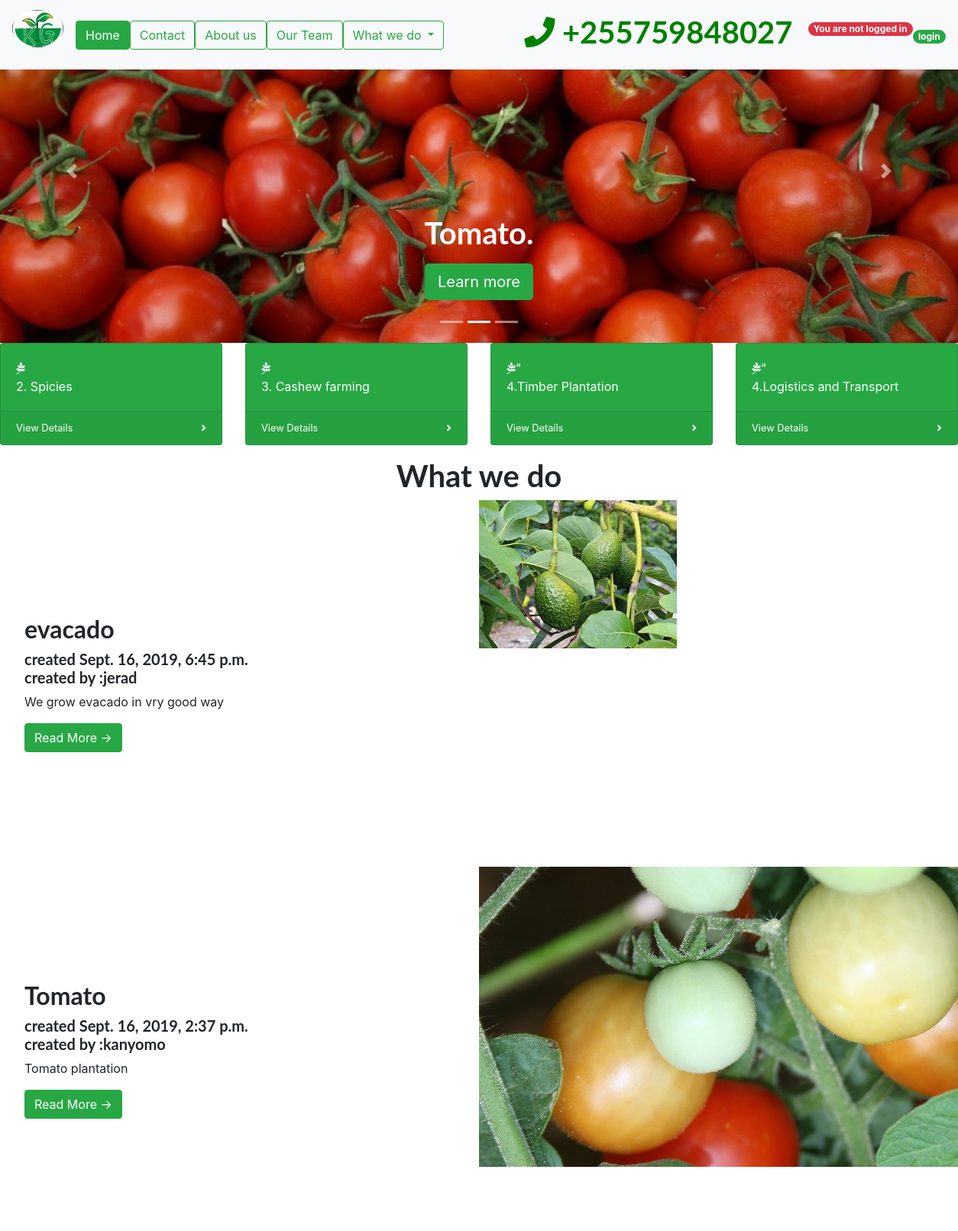
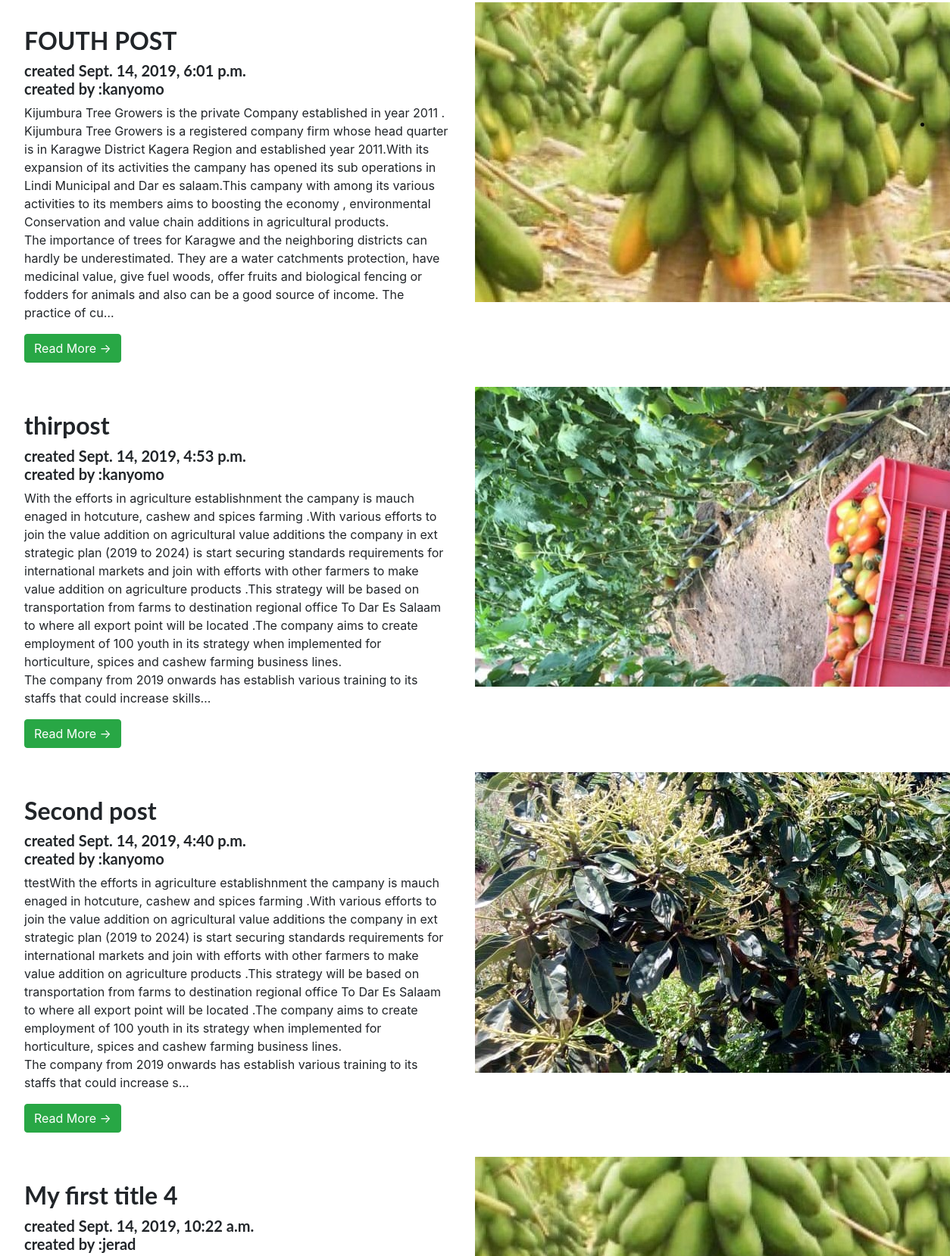
The page / (upper part) on the database its author committed (2 pictures, top to bottom).
### posts/models.py (models this page shows, shortened)
class Post(models.Model):
    title = models.CharField(max_length=200, unique=True)
    slug = models.SlugField(max_length=200, unique=True)
    author = models.ForeignKey(User, on_delete= models.CASCADE,related_name='blog_posts')
    updated_on = models.DateTimeField(auto_now= True)
    content = models.TextField()
    created_on = models.DateTimeField(auto_now_add=True)
    status = models.IntegerField(choices=STATUS, default=0)
    document = models.FileField(upload_to='images/', null=True, blank=True)
    class Meta:
        ordering = ['-created_on']
        verbose_name_plural ="Posts"

### posts/views.py (the view)
# urls.py: path('', HomeView.as_view(), name='home'),
class HomeView(ListView):
    queryset = Post.objects.filter(status=1).order_by('-created_on')
    template_name = 'posts/index.html'
    context_object_name = "post_items"

### posts/templates/posts/index.html
{% extends "posts/base.html" %}
{% block content %}
<section class="showcase">
  <div class="row">
     <div class="col-md-12">
       <h1 style=" text-align: center"> What we do</h1>
     </div>
  </div>
 {% for post in post_items %}
    <div class="container-fluid p-0">
      <div class="row no-gutters">
        <div class="col-lg-6 order-lg-2 text-white showcase-img">
         <img  src="{{ post.document.url}}" alt="{{ post.title }}">
        </div>
        <div class="col-lg-6 order-lg-1 my-auto showcase-text">
          <h2>{{post.title}}</h2>
          <h5 >created  {{post.created_on}} <br> created by :{{post.author}}</h5>
          <p class="lead mb-0">{{post.content|truncatechars:800|linebreaks}}</p>
           <a href="{% url 'post_detail' post.slug  %}" class="btn btn-success">Read More &rarr;</a>
        </div>
      </div>
    </div>
    {%endfor%}
  </section>
{%endblock%}

### rows shown on the page
Post: document (picture), title "evacado", created_on "Sept. 16, 2019, 6:45 p.m.", author "jerad", content "We grow evacado in vry good way"
Post: document (picture), title "Tomato", created_on "Sept. 16, 2019, 2:37 p.m.", author "kanyomo", content "Tomato plantation"
Post: document (picture), title "FOUTH POST", created_on "Sept. 14, 2019, 6:01 p.m.", author "kanyomo", content "Kijumbura Tree Growers is the private Company established in year 2011 . Kijumbura Tree Growers is a registered company firm whose head quarter is in Karagwe District Kagera Region and established year 2011.With its expansion of its activities the campany has opened its sub operations in Lindi Municipal and Dar es salaam.This campany with among its various activities to its members aims to boosting the economy , environmental Conservation and value chain additions in agricultural products. The importance of trees for Karagwe and the neighboring districts can hardly be underestimated. They are a water catchments protection, have medicinal value, give fuel woods, offer fruits and biological…"
Post: document (picture), title "thirpost", created_on "Sept. 14, 2019, 4:53 p.m.", author "kanyomo", content "With the efforts in agriculture establishnment the campany is mauch enaged in hotcuture, cashew and spices farming .With various efforts to join the value addition on agricultural value additions the company in ext strategic plan (2019 to 2024) is start securing standards requirements for international markets and join with efforts with other farmers to make value addition on agriculture products .This strategy will be based on transportation from farms to destination regional office To Dar Es Salaam to where all export point will be located .The company aims to create employment of 100 youth in its strategy when implemented for horticulture, spices and cashew farming business lines. The…"
Post: document (picture), title "Second post", created_on "Sept. 14, 2019, 4:40 p.m.", author "kanyomo", content "ttestWith the efforts in agriculture establishnment the campany is mauch enaged in hotcuture, cashew and spices farming .With various efforts to join the value addition on agricultural value additions the company in ext strategic plan (2019 to 2024) is start securing standards requirements for international markets and join with efforts with other farmers to make value addition on agriculture products .This strategy will be based on transportation from farms to destination regional office To Dar Es Salaam to where all export point will be located .The company aims to create employment of 100 youth in its strategy when implemented for horticulture, spices and cashew farming business lines.…"
Post: document (picture), title "My first title 4", created_on "Sept. 14, 2019, 10:22 a.m.", author "jerad"
